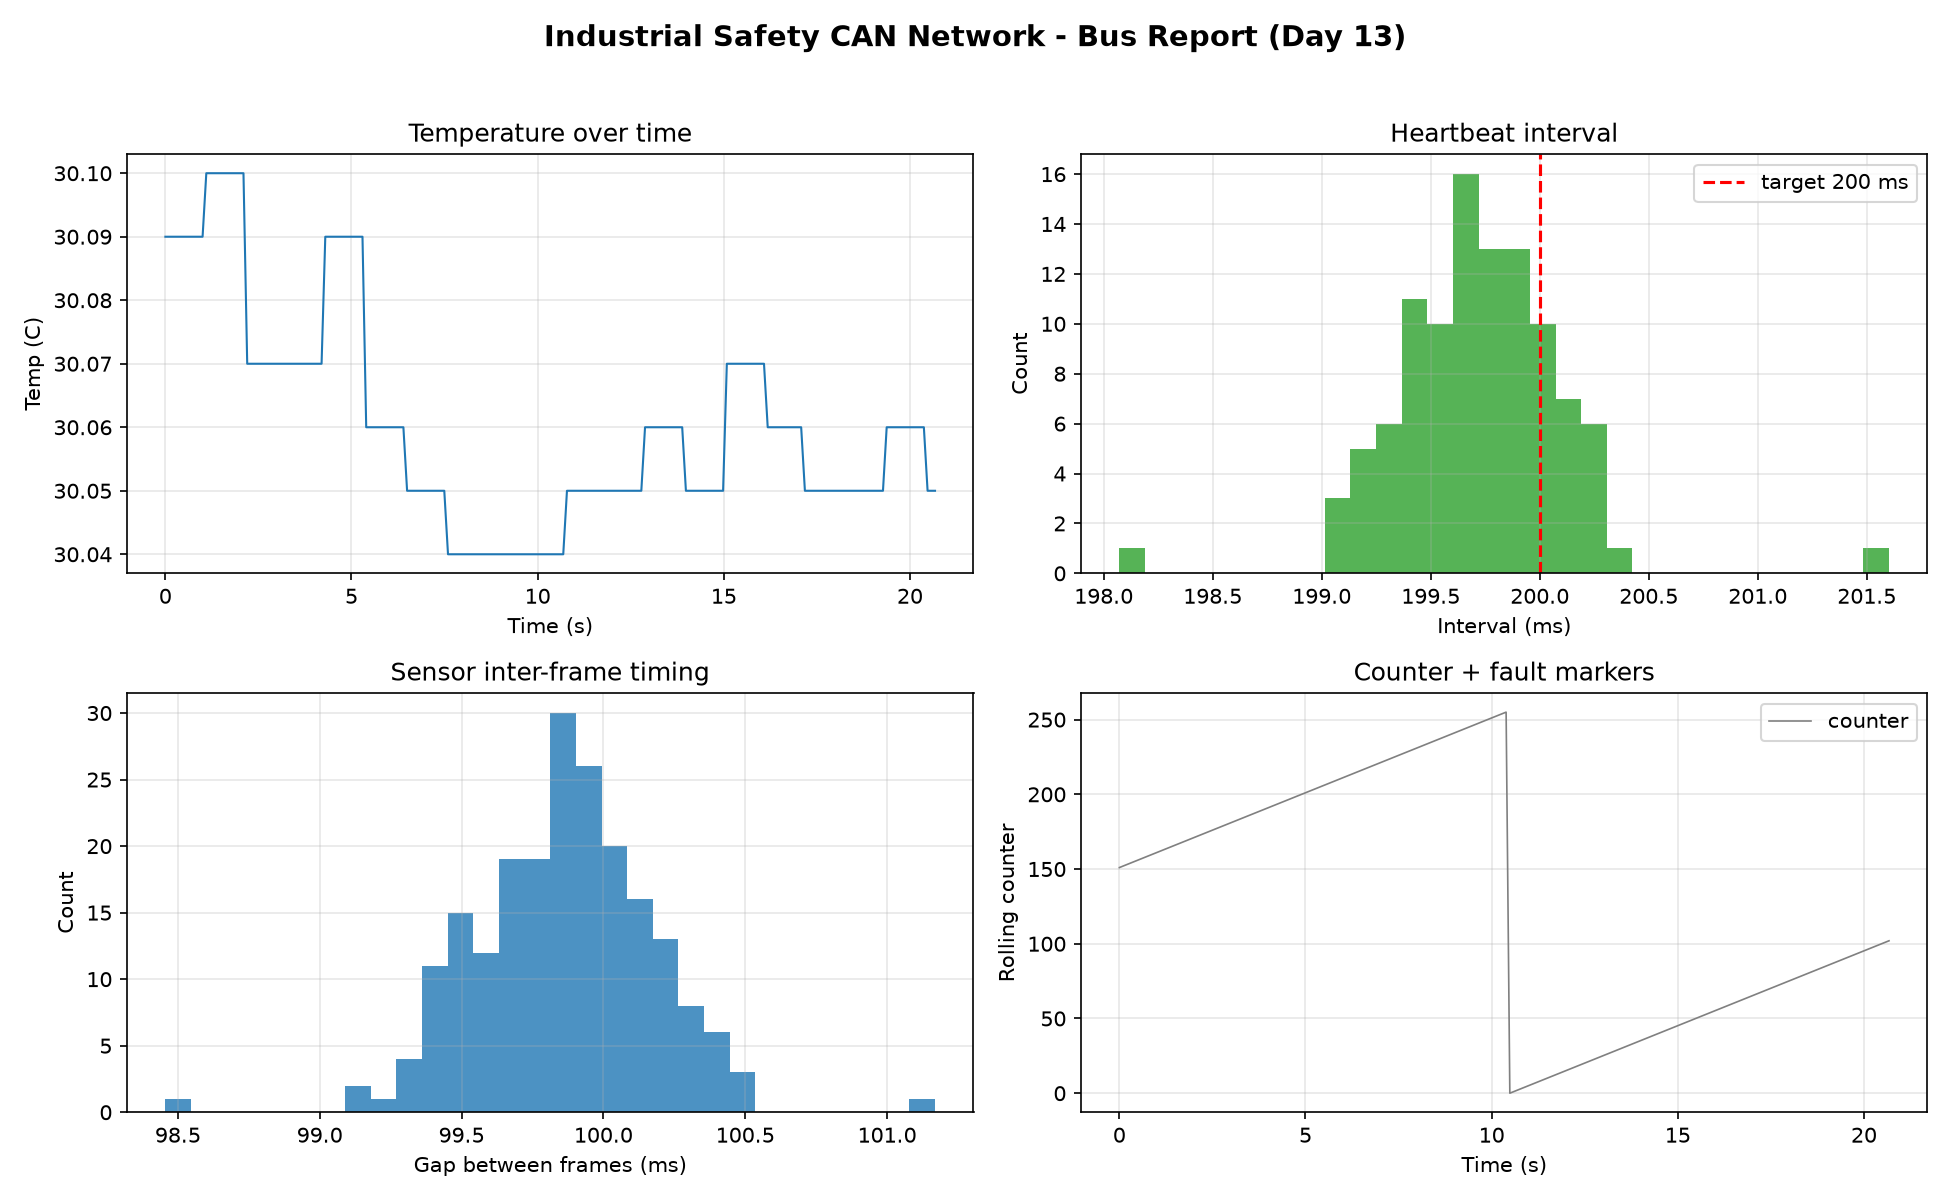

This figure's Python source:
#!/usr/bin/env python3
"""
Day 13 - Offline report generator. Reads can_log.csv and produces a
4-panel matplotlib report: temperature over time, heartbeat interval
histogram, inter-frame timing, and a loss/CRC-error timeline.

Run: python can_report.py
Out: can_report.png  (+ printed summary, incl. bus-load estimate)
"""

import os
import sys

import matplotlib.pyplot as plt
import pandas as pd

CSV_PATH    = r"E:\Projects\Industrial Safety Monitoring CAN Network\Python Log Code\can_log.csv"
OUT_PATH    = os.path.join(os.path.dirname(CSV_PATH), "can_report.png")
HB_TARGET   = 200.0     # ms, expected heartbeat period
BITRATE     = 500000    # for bus-load estimate
BITS_PER_FRAME = 130    # ~ standard 8-byte CAN frame incl. stuffing/overhead


def main():
    try:
        df = pd.read_csv(CSV_PATH)
    except FileNotFoundError:
        sys.exit(f"{CSV_PATH} not found - run can_logger.py first.")

    if df.empty:
        sys.exit("Log is empty - nothing to plot.")

    sensors = df[df["type"] == "SENSOR"].copy()
    beats   = df[df["type"] == "HEARTBEAT"].copy()
    duration = df["rel_time"].max() - df["rel_time"].min()

    fig, ax = plt.subplots(2, 2, figsize=(13, 8))
    fig.suptitle("Industrial Safety CAN Network - Bus Report (Day 13)",
                 fontsize=14, fontweight="bold")

    # 1) Temperature over time
    if not sensors.empty:
        ax[0, 0].plot(sensors["rel_time"], sensors["temp"], lw=1.0)
        ax[0, 0].set_title("Temperature over time")
        ax[0, 0].set_xlabel("Time (s)")
        ax[0, 0].set_ylabel("Temp (C)")
        ax[0, 0].grid(True, alpha=0.3)

    # 2) Heartbeat interval histogram
    if len(beats) > 1:
        intervals = beats["rel_time"].diff().dropna() * 1000.0
        ax[0, 1].hist(intervals, bins=30, color="tab:green", alpha=0.8)
        ax[0, 1].axvline(HB_TARGET, color="red", ls="--",
                         label=f"target {HB_TARGET:.0f} ms")
        ax[0, 1].set_title("Heartbeat interval")
        ax[0, 1].set_xlabel("Interval (ms)")
        ax[0, 1].set_ylabel("Count")
        ax[0, 1].legend()
        ax[0, 1].grid(True, alpha=0.3)

    # 3) Inter-frame timing (sensor frames)
    if len(sensors) > 1:
        gaps = sensors["rel_time"].diff().dropna() * 1000.0
        ax[1, 0].hist(gaps, bins=30, color="tab:blue", alpha=0.8)
        ax[1, 0].set_title("Sensor inter-frame timing")
        ax[1, 0].set_xlabel("Gap between frames (ms)")
        ax[1, 0].set_ylabel("Count")
        ax[1, 0].grid(True, alpha=0.3)

    # 4) Loss / CRC-error timeline
    if not sensors.empty:
        ax[1, 1].plot(sensors["rel_time"], sensors["counter"],
                      lw=0.8, color="gray", label="counter")
        losses = sensors[sensors["gap"].fillna(0) > 0]
        crcbad = sensors[sensors["crc_ok"] == False]  # noqa: E712
        if not losses.empty:
            ax[1, 1].scatter(losses["rel_time"], losses["counter"],
                             color="orange", s=30, zorder=3, label="gap")
        if not crcbad.empty:
            ax[1, 1].scatter(crcbad["rel_time"], crcbad["counter"],
                             color="red", marker="x", s=40, zorder=3, label="CRC fail")
        ax[1, 1].set_title("Counter + fault markers")
        ax[1, 1].set_xlabel("Time (s)")
        ax[1, 1].set_ylabel("Rolling counter")
        ax[1, 1].legend()
        ax[1, 1].grid(True, alpha=0.3)

    plt.tight_layout(rect=[0, 0, 1, 0.96])
    plt.savefig(OUT_PATH, dpi=150)
    print(f"Report saved to {OUT_PATH}")

    # ---- Summary + bus-load estimate -------------------------------------
    total_frames = len(df)
    lost = int(sensors["gap"].fillna(0).sum()) if not sensors.empty else 0
    crc_fail = int((sensors["crc_ok"] == False).sum()) if not sensors.empty else 0  # noqa: E712
    bus_load = (total_frames * BITS_PER_FRAME) / (BITRATE * duration) * 100 if duration else 0

    print("\n--- Summary -------------------------------")
    print(f"Duration        : {duration:8.1f} s")
    print(f"Total frames    : {total_frames}")
    print(f"Sensor frames   : {len(sensors)}")
    print(f"Heartbeats      : {len(beats)}")
    print(f"Lost (gaps)     : {lost}")
    print(f"CRC failures    : {crc_fail}")
    print(f"Est. bus load   : {bus_load:.2f} %")


if __name__ == "__main__":
    main()
